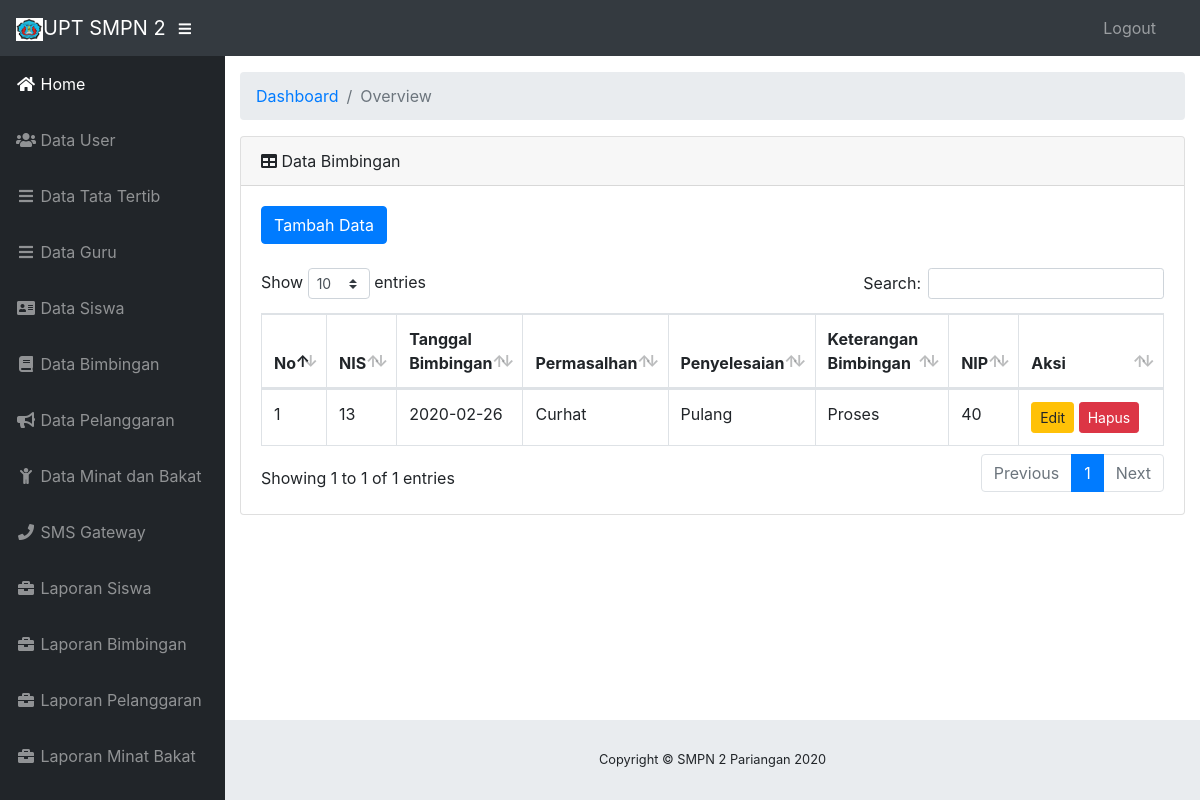
Before: /bimbingans with the older database file.
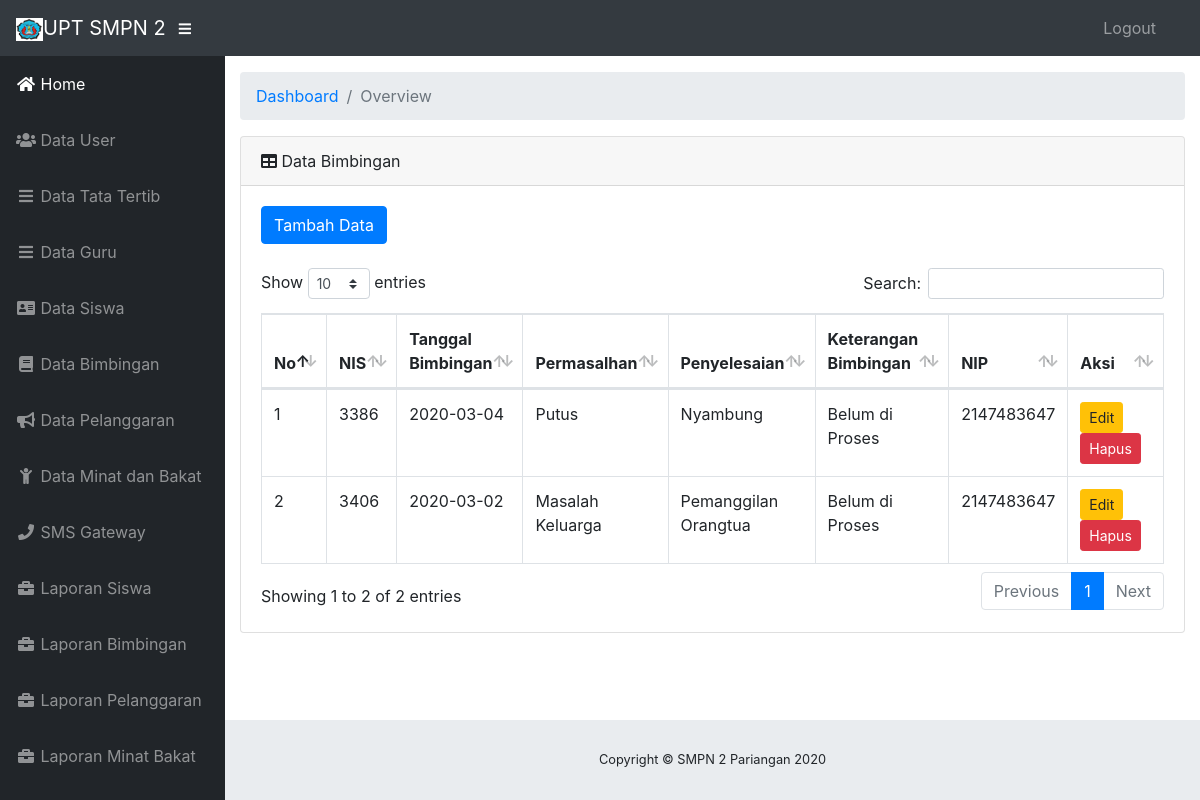
After: the same page with the newer database file.
### tables this page shows
CREATE TABLE IF NOT EXISTS `bimbingan_siswa` (
  `id_bimbingan` int(11) NOT NULL,
  `nis` int(10) NOT NULL,
  `tg_bim` date NOT NULL,
  `permasalahan` varchar(100) NOT NULL,
  `penyelesaian` varchar(100) NOT NULL,
  `ket_bim` varchar(20) NOT NULL,
  `nip` int(20) NOT NULL
);

CREATE TABLE IF NOT EXISTS `siswa` (
  `nis` int(10) NOT NULL,
  `ta` varchar(10) NOT NULL,
  `nm_siswa` varchar(30) NOT NULL,
  `kelas` varchar(10) NOT NULL,
  `jekel` varchar(2) NOT NULL,
  `alamat` varchar(50) NOT NULL,
  `no_hp_ortu` varchar(20) NOT NULL,
  `point` int(11) NOT NULL DEFAULT '100'
);

CREATE TABLE IF NOT EXISTS `guru` (
  `nip` int(20) NOT NULL,
  `nm_guru` varchar(20) NOT NULL,
  `jabatan` varchar(20) NOT NULL
);

### application/controllers/Bimbingans.php (called while the page is built, shortened)
<?php
class Bimbingans extends CI_Controller
{
    public function __construct()
    {
        $this->load->model('Mbimbingans');
        $this->load->library("form_validation");
    }
    public function index($offset = 0)
    {
        $data['databimbingans'] = $this->Mbimbingans->getAll();
        $this->load->view('bimbingans/index', $data);
    }
}

### index.php (called while the page is built, shortened)
<?php
require_once BASEPATH.'core/CodeIgniter.php';

### application/models/Mbimbingans.php (called while the page is built, shortened)
<?php
class Mbimbingans extends CI_Model
{
    private $_table = "bimbingan_siswa";
    private $_tablesiswa = "siswa";
    private $_tableguru = "guru";
    public function getAll()
    {
        $this->db->select('*');
        $this->db->from($this->_table);
        $this->db->join($this->_tablesiswa, 'bimbingan_siswa.nis = siswa.nis');
        $this->db->join($this->_tableguru, 'guru.nip = guru.nip');
        return $this->db->get()->result();
    }
}

### application/views/bimbingans/index.php (the view, shortened to what this page needs)
<!DOCTYPE html>
<html lang="en">
<head>
</head>
<body id="page-top">
    <div id="wrapper">
        <div id="content-wrapper">
            <div class="container-fluid">
                <div class="card mb-3">
                    <div class="card-header">
                        <i class="fas fa-table"></i>
                        Data Bimbingan</div>
                    <div class="card-body">
                        <a href="<?php echo base_url() ?>bimbingans/add" class="btn btn-primary">Tambah Data</a>
                        <br>
                        <br>
                        <div class="table-responsive">
                            <table class="table table-bordered" id="dataTable" width="100%" cellspacing="0">
                                <thead>
                                    <tr>
                                        <th>No</th>
                                        <th>NIS</th>
                                        <th>Tanggal Bimbingan</th>
                                        <th>Permasalhan</th>
                                        <th>Penyelesaian</th>
                                        <th>Keterangan Bimbingan</th>
                                        <th>NIP
                                        <th>Aksi</th>
                                        </th>
                                    </tr>
                                </thead>
                                <tbody>
                                    <?php foreach ($databimbingans as $no => $databimbingan) : ?>
                                        <tr>
                                            <td><?php echo ++$no ?></td>
                                            <td><?php echo $databimbingan->nis ?></td>
                                            <td><?php echo $databimbingan->tg_bim ?></td>
                                            <td><?php echo $databimbingan->permasalahan ?></td>
                                            <td><?php echo $databimbingan->penyelesaian ?></td>
                                            <td><?php echo $databimbingan->ket_bim ?></td>
                                            <td><?php echo $databimbingan->nip ?></td>
                                            <td width="120px">
                                                <a class="btn btn-warning btn-sm" href="<?php echo base_url() ?>bimbingans/edit/<?php echo $databimbingan->id_bimbingan ?>">Edit</a>
                                                <a class="btn btn-danger btn-sm" href="<?php echo base_url() ?>bimbingans/delete/<?php echo $databimbingan->id_bimbingan ?>">Hapus</a>
                                            </td>
                                        </tr>
                                    <?php endforeach ?>
                                </tbody>
                            </table>
                        </div>
                    </div>
                </div>
            </div>
        </div>
    </div>
</body>
</html>

Changed rows visible on the page:
removed bimbingan_siswa: siswa.nis "13", tg_bim "2020-02-26", permasalahan "Curhat", penyelesaian "Pulang", ket_bim "Proses", guru.nip "40"
added bimbingan_siswa: siswa.nis "3386", tg_bim "2020-03-04", permasalahan "Putus", penyelesaian "Nyambung", ket_bim "Belum di Proses", guru.nip "2147483647"
added bimbingan_siswa: siswa.nis "3406", tg_bim "2020-03-02", permasalahan "Masalah Keluarga", penyelesaian "Pemanggilan Orangtua", ket_bim "Belum di Proses", guru.nip "2147483647"
Other visible differences:
text written by a page script: "Show entries Search: Showing 1 to 1 of 1 entries Previous 1 Next" → "Show entries Search: Showing 1 to 2 of 2 entries Previous 1 Next"
